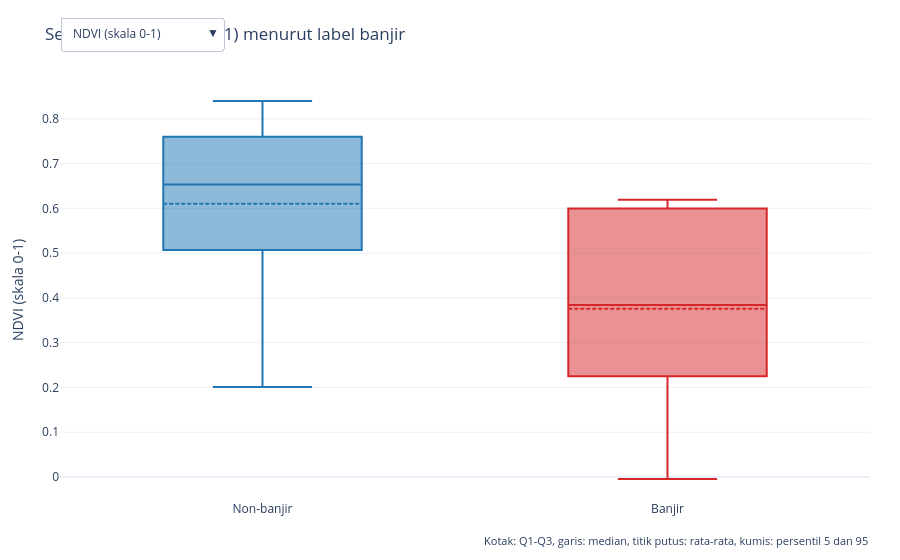

Notebook cell for this chart:
### Markdown cell above
### Visualisasi 2: Distribusi variabel utama menurut label banjir (box plot dengan pilihan variabel)

### Code cell
VAR_BOX = {
    "NDVI_scaled": "NDVI (skala 0-1)",
    "NDWI": "NDWI",
    "TWI": "TWI",
    "precip_1d": "Hujan 1 hari (mm)",
    "precip_3d": "Hujan 3 hari (mm)",
    "elevation": "Elevasi (m)",
    "slope": "Kemiringan (derajat)",
    "upstream_area_log": "log1p(upstream_area)",
}
KUANTIL = [(0.05, "p05"), (0.25, "q1"), (0.5, "med"), (0.75, "q3"), (0.95, "p95")]

# Statistik kotak dihitung di Polars, sehingga grafik tidak membawa satu juta titik
stat_box = (
    df.group_by("target")
    .agg(
        [pl.col(v).quantile(q).alias(f"{v}__{n}") for v in VAR_BOX for q, n in KUANTIL]
        + [pl.col(v).mean().alias(f"{v}__mean") for v in VAR_BOX]
    )
    .sort("target")
)
NAMA_KELAS = {0: "Non-banjir", 1: "Banjir"}
WARNA_KELAS = {0: "#1f77b4", 1: "#d62728"}

fig2 = go.Figure()
for i, (v, judul) in enumerate(VAR_BOX.items()):
    for t in (0, 1):
        r = stat_box.filter(pl.col("target") == t).row(0, named=True)
        fig2.add_trace(go.Box(
            x=[NAMA_KELAS[t]], name=NAMA_KELAS[t], marker_color=WARNA_KELAS[t],
            q1=[r[f"{v}__q1"]], median=[r[f"{v}__med"]], q3=[r[f"{v}__q3"]],
            lowerfence=[r[f"{v}__p05"]], upperfence=[r[f"{v}__p95"]], mean=[r[f"{v}__mean"]],
            boxmean=True, visible=(i == 0),
        ))

tombol = []
for i, (v, judul) in enumerate(VAR_BOX.items()):
    visibilitas = [j == i for j in range(len(VAR_BOX)) for _ in (0, 1)]
    tombol.append(dict(label=judul, method="update",
                       args=[{"visible": visibilitas}, {"yaxis": {"title": judul}, "title": f"Sebaran {judul} menurut label banjir"}]))

fig2.update_layout(
    title="Sebaran NDVI (skala 0-1) menurut label banjir",
    yaxis_title="NDVI (skala 0-1)", showlegend=False,
    updatemenus=[dict(buttons=tombol, direction="down", x=0.0, y=1.15, xanchor="left")],
)
fig2.add_annotation(text="Kotak: Q1-Q3, garis: median, titik putus: rata-rata, kumis: persentil 5 dan 95",
                    xref="paper", yref="paper", x=1, y=-0.12, showarrow=False, xanchor="right", font=dict(size=11))
tampilkan(fig2, "eda_02_distribusi_boxplot")

### Figure 1 — Plotly figure (JSON) as saved in the notebook; plotly's stock layout.template omitted (floating-point values rounded to 4 significant figures)
{"data": [{"boxmean": true, "lowerfence": [0.2011], "marker": {"color": "#1f77b4"}, "mean": [0.6101], "median": [0.6531], "name": "Non-banjir", "q1": [0.5068], "q3": [0.7598], "type": "box", "upperfence": [0.8397], "visible": true, "x": ["Non-banjir"]}, {"boxmean": true, "lowerfence": [-0.0046], "marker": {"color": "#d62728"}, "mean": [0.3757], "median": [0.3843], "name": "Banjir", "q1": [0.2247], "q3": [0.5999], "type": "box", "upperfence": [0.6191], "visible": true, "x": ["Banjir"]}, {"boxmean": true, "lowerfence": [0.02085], "marker": {"color": "#1f77b4"}, "mean": [0.2524], "median": [0.2596], "name": "Non-banjir", "q1": [0.1899], "q3": [0.3301], "type": "box", "upperfence": [0.4233], "visible": false, "x": ["Non-banjir"]}, {"boxmean": true, "lowerfence": [-0.03591], "marker": {"color": "#d62728"}, "mean": [0.1359], "median": [0.1373], "name": "Banjir", "q1": [0.06814], "q3": [0.2141], "type": "box", "upperfence": [0.2976], "visible": false, "x": ["Banjir"]}, {"boxmean": true, "lowerfence": [0.1632], "marker": {"color": "#1f77b4"}, "mean": [2.83], "median": [2.101], "name": "Non-banjir", "q1": [0.9169], "q3": [4.163], "type": "box", "upperfence": [7.895], "visible": false, "x": ["Non-banjir"]}, {"boxmean": true, "lowerfence": [0.2856], "marker": {"color": "#d62728"}, "mean": [3.125], "median": [2.366], "name": "Banjir", "q1": [1.148], "q3": [4.405], "type": "box", "upperfence": [8.525], "visible": false, "x": ["Banjir"]}, {"boxmean": true, "lowerfence": [0], "marker": {"color": "#1f77b4"}, "mean": [11.8], "median": [7.732], "name": "Non-banjir", "q1": [0], "q3": [20.04], "type": "box", "upperfence": [40.98], "visible": false, "x": ["Non-banjir"]}, {"boxmean": true, "lowerfence": [0], "marker": {"color": "#d62728"}, "mean": [13.92], "median": [10.42], "name": "Banjir", "q1": [0], "q3": [21.5], "type": "box", "upperfence": [43.83], "visible": false, "x": ["Banjir"]}, {"boxmean": true, "lowerfence": [0], "marker": {"color": "#1f77b4"}, "mean": [42.51], "median": [39.01], "name": "Non-banjir", "q1": [20.63], "q3": [59.64], "type": "box", "upperfence": [101.5], "visible": false, "x": ["Non-banjir"]}, {"boxmean": true, "lowerfence": [0], "marker": {"color": "#d62728"}, "mean": [47.0], "median": [46.92], "name": "Banjir", "q1": [28.38], "q3": [68.8], "type": "box", "upperfence": [88.15], "visible": false, "x": ["Banjir"]}, {"boxmean": true, "lowerfence": [4], "marker": {"color": "#1f77b4"}, "mean": [130.8], "median": [26], "name": "Non-banjir", "q1": [12], "q3": [98], "type": "box", "upperfence": [631], "visible": false, "x": ["Non-banjir"]}, {"boxmean": true, "lowerfence": [1], "marker": {"color": "#d62728"}, "mean": [9.287], "median": [5], "name": "Banjir", "q1": [4], "q3": [9], "type": "box", "upperfence": [20], "visible": false, "x": ["Banjir"]}, {"boxmean": true, "lowerfence": [0], "marker": {"color": "#1f77b4"}, "mean": [1.098], "median": [0.5195], "name": "Non-banjir", "q1": [0.2594], "q3": [1.255], "type": "box", "upperfence": [4.07], "visible": false, "x": ["Non-banjir"]}, {"boxmean": true, "lowerfence": [0], "marker": {"color": "#d62728"}, "mean": [0.3172], "median": [0.2594], "name": "Banjir", "q1": [0.1163], "q3": [0.4187], "type": "box", "upperfence": [0.8115], "visible": false, "x": ["Banjir"]}, {"boxmean": true, "lowerfence": [0.008502], "marker": {"color": "#1f77b4"}, "mean": [0.5925], "median": [0.08762], "name": "Non-banjir", "q1": [0.02317], "q3": [0.4713], "type": "box", "upperfence": [3.352], "visible": false, "x": ["Non-banjir"]}, {"boxmean": true, "lowerfence": [0.00849], "marker": {"color": "#d62728"}, "mean": [0.4895], "median": [0.0397], "name": "Banjir", "q1": [0.01273], "q3": [0.2902], "type": "box", "upperfence": [2.899], "visible": false, "x": ["Banjir"]}], "layout": {"annotations": [{"font": {"size": 11}, "showarrow": false, "text": "Kotak: Q1-Q3, garis: median, titik putus: rata-rata, kumis: persentil 5 dan 95", "x": 1, "xanchor": "right", "xref": "paper", "y": -0.12, "yref": "paper"}], "margin": {"b": 60, "l": 60, "r": 30, "t": 80}, "showlegend": false, "title": {"text": "Sebaran NDVI (skala 0-1) menurut label banjir"}, "updatemenus": [{"buttons": [{"args": [{"visible": [true, true, false, false, false, false, false, false, false, false, false, false, false, false, false, false]}, {"title": "Sebaran NDVI (skala 0-1) menurut label banjir", "yaxis": {"title": "NDVI (skala 0-1)"}}], "label": "NDVI (skala 0-1)", "method": "update"}, {"args": [{"visible": [false, false, true, true, false, false, false, false, false, false, false, false, false, false, false, false]}, {"title": "Sebaran NDWI menurut label banjir", "yaxis": {"title": "NDWI"}}], "label": "NDWI", "method": "update"}, {"args": [{"visible": [false, false, false, false, true, true, false, false, false, false, false, false, false, false, false, false]}, {"title": "Sebaran TWI menurut label banjir", "yaxis": {"title": "TWI"}}], "label": "TWI", "method": "update"}, {"args": [{"visible": [false, false, false, false, false, false, true, true, false, false, false, false, false, false, false, false]}, {"title": "Sebaran Hujan 1 hari (mm) menurut label banjir", "yaxis": {"title": "Hujan 1 hari (mm)"}}], "label": "Hujan 1 hari (mm)", "method": "update"}, {"args": [{"visible": [false, false, false, false, false, false, false, false, true, true, false, false, false, false, false, false]}, {"title": "Sebaran Hujan 3 hari (mm) menurut label banjir", "yaxis": {"title": "Hujan 3 hari (mm)"}}], "label": "Hujan 3 hari (mm)", "method": "update"}, {"args": [{"visible": [false, false, false, false, false, false, false, false, false, false, true, true, false, false, false, false]}, {"title": "Sebaran Elevasi (m) menurut label banjir", "yaxis": {"title": "Elevasi (m)"}}], "label": "Elevasi (m)", "method": "update"}, {"args": [{"visible": [false, false, false, false, false, false, false, false, false, false, false, false, true, true, false, false]}, {"title": "Sebaran Kemiringan (derajat) menurut label banjir", "yaxis": {"title": "Kemiringan (derajat)"}}], "label": "Kemiringan (derajat)", "method": "update"}, {"args": [{"visible": [false, false, false, false, false, false, false, false, false, false, false, false, false, false, true, true]}, {"title": "Sebaran log1p(upstream_area) menurut label banjir", "yaxis": {"title": "log1p(upstream_area)"}}], "label": "log1p(upstream_area)", "method": "update"}], "direction": "down", "x": 0, "xanchor": "left", "y": 1.15}], "yaxis": {"title": {"text": "NDVI (skala 0-1)"}}}}
